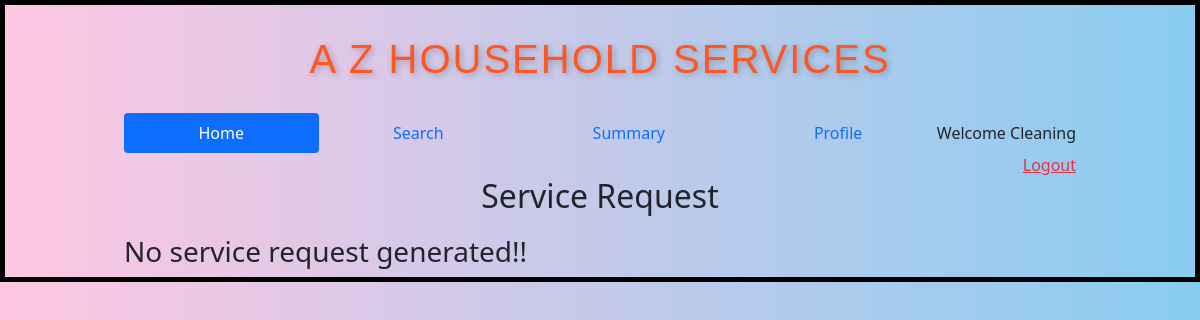
Page /professional/Cleaning/2 on the earlier database version.
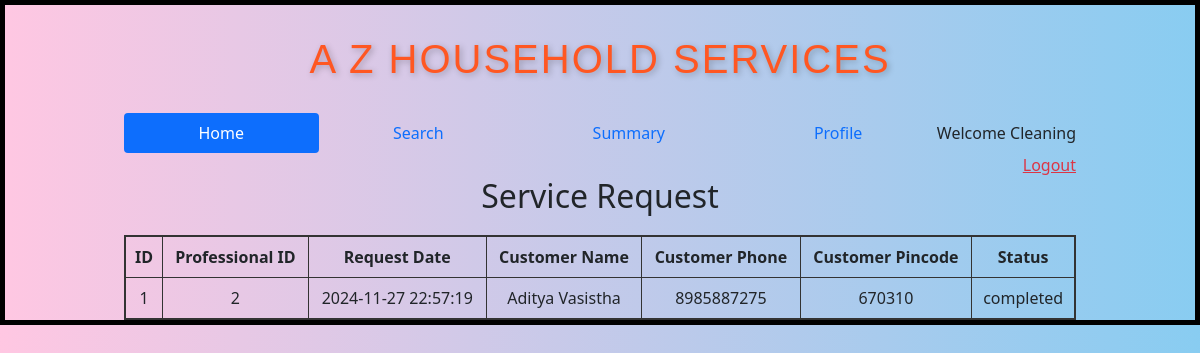
Same page on the later database version.
### backend/models.py (models this page shows)
class ServiceProf(db.Model):
    __tablename__="service_prof"
    id=db.Column(db.Integer,primary_key=True)
    email=db.Column(db.String,unique=True,nullable=False)
    password=db.Column(db.String,nullable=False)
    full_name=db.Column(db.String,nullable=False)
    phone_no=db.Column(db.String,nullable=False)
    experience=db.Column(db.Integer,default=0)
    service_name=db.Column(db.String,nullable=False)
    address=db.Column(db.String,nullable=False)
    pincode=db.Column(db.Integer,nullable=False)
    resume_path = db.Column(db.String, nullable=True)
    status=db.Column(db.String,default="available")
    approv_status=db.Column(db.String,default="pending")
    rating=db.Column(db.Integer,default=0)
    service_requests=db.relationship("ServiceRequest",cascade="all,delete",backref="service_prof",lazy=True)

class ServiceRequest(db.Model):
    __tablename="service_request"
    id=db.Column(db.Integer,primary_key=True)
    service_id = db.Column(db.Integer, db.ForeignKey("service.id"), nullable=False)
    customer_id = db.Column(db.Integer, db.ForeignKey("user_info.id"), nullable=False)
    proff_id = db.Column(db.Integer, db.ForeignKey("service_prof.id"), nullable=False)
    request_date=db.Column(db.DateTime,nullable=False)
    done_date=db.Column(db.DateTime,nullable=True)
    status=db.Column(db.String,default="requested")
    rating=db.Column(db.Integer,default=0)
    feedback=db.Column(db.String,nullable=True)

class UserInfo(db.Model):
    __tablename="user_info"
    id=db.Column(db.Integer,primary_key=True)
    email=db.Column(db.String,unique=True,nullable=False)
    password=db.Column(db.String,nullable=False)
    role=db.Column(db.Integer,default=1)
    full_name=db.Column(db.String,nullable=False)
    phone_no=db.Column(db.String,nullable=False)
    address=db.Column(db.String,nullable=False)
    pincode=db.Column(db.Integer,nullable=False)
    service_req=db.relationship("ServiceRequest",cascade="all,delete",backref="user_info",lazy=True)

### backend/controllers.py (the view)
@app.route("/professional/<name>/<id>")
def prof_dashboard(name,id):
    user = ServiceProf.query.filter_by(id=id).first()
    if user:
        service_requests = user.service_requests
        for request in service_requests:
            customer = UserInfo.query.filter_by(id=request.customer_id).first()
            request.customer = customer
    else:
        service_requests = []
    return render_template("prof_dashboard.html",id=id,name=name,ser_req=service_requests)

### templates/prof_dashboard.html
{% extends "prof_layout.html" %}
{% block content %}
<h2 style="text-align: center; margin-bottom: 20px;">Service Request</h2>
{% if ser_req %}
    <table style="width: 100%; border-collapse: collapse; border: 2px solid #333;">
        <thead>
            <tr>
                <th style="border: 1px solid #333; padding: 8px; text-align: center;">ID</th>
                <th style="border: 1px solid #333; padding: 8px; text-align: center;">Professional ID</th>
                <th style="border: 1px solid #333; padding: 8px; text-align: center;">Request Date</th>
                <th style="border: 1px solid #333; padding: 8px; text-align: center;">Customer Name</th>
                <th style="border: 1px solid #333; padding: 8px; text-align: center;">Customer Phone</th>
                <th style="border: 1px solid #333; padding: 8px; text-align: center;">Customer Pincode</th>
                <th style="border: 1px solid #333; padding: 8px; text-align: center;">Status</th>
            </tr>
        </thead>
        <tbody>
            {% for r in ser_req %}
            <tr>
                <td style="border: 1px solid #333; padding: 8px; text-align: center;">{{ r.id }}</td>
                <td style="border: 1px solid #333; padding: 8px; text-align: center;">{{ r.proff_id }}</td>
                <td style="border: 1px solid #333; padding: 8px; text-align: center;">{{ r.request_date.strftime('%Y-%m-%d %H:%M:%S') }}</td>
                <td style="border: 1px solid #333; padding: 8px; text-align: center;">{{ r.customer.full_name }}</td>
                <td style="border: 1px solid #333; padding: 8px; text-align: center;">{{ r.customer.phone_no }}</td>
                <td style="border: 1px solid #333; padding: 8px; text-align: center;">{{ r.customer.pincode }}</td>
                <td style="border: 1px solid #333; padding: 8px; text-align: center;">
                    {% if r.status == "requested" %}
                        <a href="{{ url_for('accept_request', name=name, id=id, request_id=r.id) }}" class="btn btn-success">Accept</a>
                        <a href="{{ url_for('reject_request', name=name, id=id, request_id=r.id) }}" class="btn btn-danger">Reject</a>
                    {% else %}
                        <span>{{ r.status }}</span>
                    {% endif %}
                </td>
            </tr>
            {% endfor %}
        </tbody>
    </table>
{% else %}
    <h3>No service request generated!!</h3>
{% endif %}
{% endblock %}

### templates/prof_layout.html (shortened to what this page needs)
<!DOCTYPE html>
<html>
    <head>
        <link rel="stylesheet" href="/static/styles/main.css">
        <link href="https://cdn.jsdelivr.net/npm/bootstrap@5.0.2/dist/css/bootstrap.min.css" rel="stylesheet">
    </head>
    <body>
        <div class="my_container2">
            <div class="heading" ><h1>A Z HOUSEHOLD SERVICES</h1></div>
            <div class="my_panel">
                <nav class="nav nav-pills flex-column flex-sm-row">
                    <a class="flex-sm-fill text-sm-center nav-link active" aria-current="page" href="#">Home</a>
                    <a class="flex-sm-fill text-sm-center nav-link" href="/professional/search/{{name}}/{{id}}">Search</a>
                    <a class="flex-sm-fill text-sm-center nav-link" href="/professional/summary/{{name}}/{{id}}">Summary</a>
                    <a class="flex-sm-fill text-sm-center nav-link" href="/edit_prof_profile/{{name}}/{{id}}">Profile</a>
                    <span class="navbar-text">
                        Welcome {{ name}}
                    </span>
                  </nav>
        <div style="text-align:right;"><a href="/login" class="link-danger">Logout</a></div>
        {%block content%}
        {%endblock%}
            </div>
        </div>
    </body>
</html>

Differences in the rows shown:
added ServiceProf: service_name "Cleaning"
now on this page (row edited): ServiceRequest: id "1", proff_id "2", request_date "2024-11-27 22:57:19", customer.full_name "Aditya Vasistha", customer.phone_no "8985887275", customer.pincode "670310", status "completed"
Other differences:
{{ name }}: "Cleaning" → (not shown)
text no longer shown: "No service request generated!!"
text now shown: "ID Professional ID Request Date Customer Name Customer Phone Customer Pincode Status"
